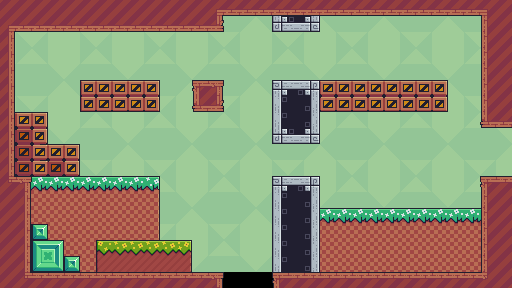

Tiled map render using the project's own tile images. Description and the whole map definition, tile-layer contents included, below:
An orthogonal 32x18 tile map with 16x16 px tiles, 3 tile layers (Back, Tiles, Edge), 3 tilesets.

<map version="1.4" tiledversion="1.4.3" orientation="orthogonal" renderorder="right-down" width="32" height="18" tilewidth="16" tileheight="16" infinite="0" nextlayerid="4" nextobjectid="1">
 <tileset firstgid="1" name="Tileset" tilewidth="16" tileheight="16" tilecount="176" columns="16">
  <image source="Tileset.png" width="256" height="176" />
 </tileset>
 <tileset firstgid="177" name="GUI" tilewidth="16" tileheight="16" tilecount="105" columns="15">
  <image source="GUI.png" width="240" height="112" />
 </tileset>
 <tileset firstgid="282" name="4" tilewidth="64" tileheight="64" tilecount="1" columns="1">
  <image source="Backgrounds/4.png" width="64" height="64" />
 </tileset>
 <layer id="3" name="Back" width="32" height="18" offsetx="0" offsety="16">
  <data encoding="csv">
0,0,0,0,0,0,0,0,0,0,0,0,0,0,0,0,0,0,0,0,0,0,0,0,0,0,0,0,0,0,0,0,
0,0,0,0,0,0,0,0,0,0,0,0,0,0,0,0,0,0,0,0,0,0,0,0,0,0,0,0,0,0,0,0,
0,0,0,0,0,0,0,0,0,0,0,0,0,0,0,0,0,0,0,0,0,0,0,0,0,0,0,0,0,0,0,0,
282,0,0,0,282,0,0,0,282,0,0,0,282,0,0,0,282,0,0,0,282,0,0,0,282,0,0,0,282,0,0,0,
0,0,0,0,0,0,0,0,0,0,0,0,0,0,0,0,0,0,0,0,0,0,0,0,0,0,0,0,0,0,0,0,
0,0,0,0,0,0,0,0,0,0,0,0,0,0,0,0,0,0,0,0,0,0,0,0,0,0,0,0,0,0,0,0,
0,0,0,0,0,0,0,0,0,0,0,0,0,0,0,0,0,0,0,0,0,0,0,0,0,0,0,0,0,0,0,0,
282,0,0,0,282,0,0,0,282,0,0,0,282,0,0,0,282,0,0,0,282,0,0,0,282,0,0,0,282,0,0,0,
0,0,0,0,0,0,0,0,0,0,0,0,0,0,0,0,0,0,0,0,0,0,0,0,0,0,0,0,0,0,0,0,
0,0,0,0,0,0,0,0,0,0,0,0,0,0,0,0,0,0,0,0,0,0,0,0,0,0,0,0,0,0,0,0,
0,0,0,0,0,0,0,0,0,0,0,0,0,0,0,0,0,0,0,0,0,0,0,0,0,0,0,0,0,0,0,0,
282,0,0,0,282,0,0,0,282,0,0,0,282,0,0,0,282,0,0,0,282,0,0,0,282,0,0,0,282,0,0,0,
0,0,0,0,0,0,0,0,0,0,0,0,0,0,0,0,0,0,0,0,0,0,0,0,0,0,0,0,0,0,0,0,
0,0,0,0,0,0,0,0,0,0,0,0,0,0,0,0,0,0,0,0,0,0,0,0,0,0,0,0,0,0,0,0,
0,0,0,0,0,0,0,0,0,0,0,0,0,0,0,0,0,0,0,0,0,0,0,0,0,0,0,0,0,0,0,0,
282,0,0,0,282,0,0,0,282,0,0,0,282,0,0,0,282,0,0,0,282,0,0,0,282,0,0,0,282,0,0,0,
0,0,0,0,0,0,0,0,0,0,0,0,0,0,0,0,0,0,0,0,0,0,0,0,0,0,0,0,0,0,0,0,
0,0,0,0,0,0,0,0,0,0,0,0,0,0,0,0,0,0,0,0,0,0,0,0,0,0,0,0,0,0,0,0
</data>
 </layer>
 <layer id="2" name="Tiles" width="32" height="18">
  <data encoding="csv">
0,0,0,0,0,0,0,0,0,0,0,0,0,0,0,0,0,0,0,0,0,0,0,0,0,0,0,0,0,0,0,0,
0,0,0,0,0,0,0,0,0,0,0,0,0,0,0,0,0,103,104,105,0,0,0,0,0,0,0,0,0,0,0,0,
0,0,0,0,0,0,0,0,0,0,0,0,0,0,0,0,0,0,0,0,0,0,0,0,0,0,0,0,0,0,0,0,
0,0,0,0,0,0,0,0,0,0,0,0,0,0,0,0,0,0,0,0,0,0,0,0,0,0,0,0,0,0,0,0,
0,0,0,0,0,0,0,0,0,0,0,0,0,0,0,0,0,0,0,0,0,0,0,0,0,0,0,0,0,0,0,0,
0,0,0,0,0,135,136,136,136,137,0,0,0,0,0,0,0,71,72,73,136,136,136,136,136,136,136,137,0,0,0,0,
0,0,0,0,0,167,168,168,168,169,0,0,0,0,0,0,0,87,88,89,168,168,168,168,168,168,168,169,0,0,0,0,
136,136,137,0,0,0,0,0,0,0,0,0,0,0,0,0,0,87,88,89,0,0,0,0,0,0,0,0,0,0,0,0,
152,152,153,0,0,0,0,0,0,0,0,0,0,0,0,0,0,103,104,105,0,0,0,0,0,0,0,0,0,0,0,0,
152,152,154,136,137,0,0,0,0,0,0,0,0,0,0,0,0,0,0,0,0,0,0,0,0,0,0,0,0,0,0,0,
152,152,154,152,153,0,0,0,0,0,0,0,0,0,0,0,0,0,0,0,0,0,0,0,0,0,0,0,0,0,0,0,
0,2,2,2,2,2,2,2,2,3,0,0,0,0,0,0,0,71,72,73,0,0,0,0,0,0,0,0,0,0,0,0,
0,18,18,18,18,18,18,18,18,19,0,0,0,0,0,0,0,87,88,89,0,0,0,0,0,0,0,0,0,0,0,0,
0,18,18,18,18,18,18,18,18,19,0,0,0,0,0,0,0,87,88,89,2,2,2,2,2,2,2,2,2,2,2,0,
0,80,93,18,18,18,18,18,18,19,0,0,0,0,0,0,0,87,88,89,18,18,18,18,18,18,18,18,18,18,18,0,
0,96,94,95,18,18,7,8,8,8,8,9,0,0,0,0,0,87,88,89,18,18,18,18,18,18,18,18,18,18,18,0,
0,112,110,111,93,18,23,24,24,24,24,25,0,0,0,0,0,87,88,89,18,18,18,18,18,18,18,18,18,18,18,0,
0,0,0,0,0,0,0,0,0,0,0,0,0,0,0,0,0,0,0,0,0,0,0,0,0,0,0,0,0,0,0,0
</data>
 </layer>
 <layer id="1" name="Edge" width="32" height="18">
  <data encoding="csv">
253,253,253,253,253,253,253,253,253,253,253,253,253,240,268,268,268,268,268,268,268,268,268,268,268,268,268,268,268,268,241,253,
240,268,268,268,268,268,268,268,268,268,268,268,268,269,0,0,0,0,0,0,0,0,0,0,0,0,0,0,0,0,252,253,
254,0,0,0,0,0,0,0,0,0,0,0,0,0,0,0,0,0,0,0,0,0,0,0,0,0,0,0,0,0,252,253,
254,0,0,0,0,0,0,0,0,0,0,0,0,0,0,0,0,0,0,0,0,0,0,0,0,0,0,0,0,0,252,253,
254,0,0,0,0,0,0,0,0,0,0,0,0,0,0,0,0,0,0,0,0,0,0,0,0,0,0,0,0,0,252,253,
254,0,0,0,0,0,0,0,0,0,0,0,237,239,0,0,0,0,0,0,0,0,0,0,0,0,0,0,0,0,252,253,
254,0,0,0,0,0,0,0,0,0,0,0,267,269,0,0,0,0,0,0,0,0,0,0,0,0,0,0,0,0,252,253,
254,0,0,0,0,0,0,0,0,0,0,0,0,0,0,0,0,0,0,0,0,0,0,0,0,0,0,0,0,0,267,268,
254,0,0,0,0,0,0,0,0,0,0,0,0,0,0,0,0,0,0,0,0,0,0,0,0,0,0,0,0,0,0,0,
254,0,0,0,0,0,0,0,0,0,0,0,0,0,0,0,0,0,0,0,0,0,0,0,0,0,0,0,0,0,0,0,
254,0,0,0,0,0,0,0,0,0,0,0,0,0,0,0,0,0,0,0,0,0,0,0,0,0,0,0,0,0,0,0,
255,239,0,0,0,0,0,0,0,0,0,0,0,0,0,0,0,0,0,0,0,0,0,0,0,0,0,0,0,0,237,238,
253,254,0,0,0,0,0,0,0,0,0,0,0,0,0,0,0,0,0,0,0,0,0,0,0,0,0,0,0,0,252,253,
253,254,0,0,0,0,0,0,0,0,0,0,0,0,0,0,0,0,0,0,0,0,0,0,0,0,0,0,0,0,252,253,
253,254,0,0,0,0,0,0,0,0,0,0,0,0,0,0,0,0,0,0,0,0,0,0,0,0,0,0,0,0,252,253,
253,254,0,0,0,0,0,0,0,0,0,0,0,0,0,0,0,0,0,0,0,0,0,0,0,0,0,0,0,0,252,253,
253,254,0,0,0,0,0,0,0,0,0,0,0,0,0,0,0,0,0,0,0,0,0,0,0,0,0,0,0,0,252,253,
253,255,238,238,238,238,238,238,238,238,238,238,238,239,0,0,0,237,238,238,238,238,238,238,238,238,238,238,238,238,256,253
</data>
 </layer>
</map>
